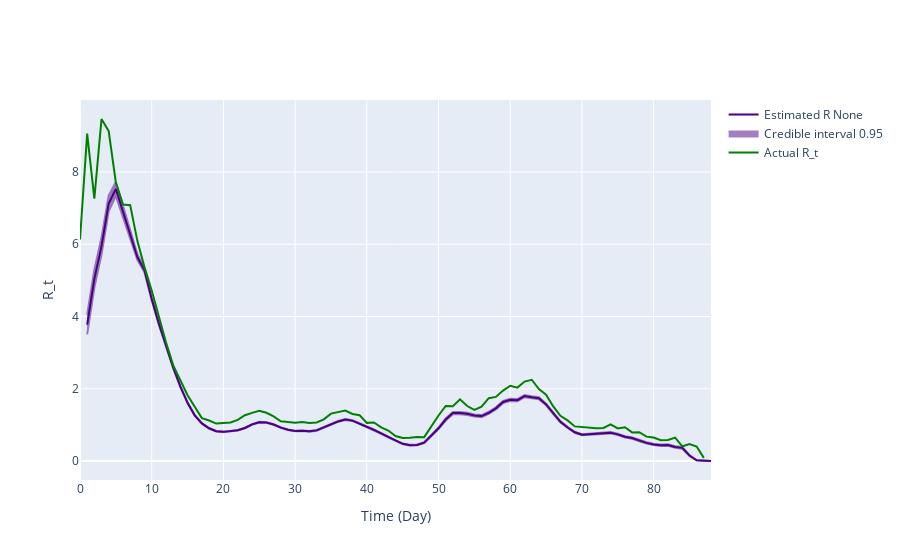

Notebook code for this chart:
### Code cell
gamma_pdf_opt_r02 = gamma.pdf(x, result_r02.x[0], result_r02.x[1], result_r02.x[2])
inference = branchpro.BranchProPosterior(
    inc_data=inc_data_r02,
    daily_serial_interval=gamma_pdf_opt_r02,
    alpha=prior_a,
    beta=prior_b)

inference.run_inference(tau=tau)
intervals = inference.get_intervals(central_prob=.95)

fig = plot_rt_fig(intervals, true_rt_r02[2:-1], gamma_pdf_opt_r02, end_time_point)
pio.write_image(fig.figure, 'kg_inference_plots/predicted_vs_true_rt_r02_optimal.png')
fig.show_figure()

### Figure 1 — Plotly figure (JSON) as saved in the notebook; plotly's stock layout.template omitted (floating-point values rounded to 4 significant figures; data arrays with more than 128 entries replaced by an {"elided": "..."} marker saying what was removed)
{"data": [{"line": {"color": "indigo"}, "mode": "lines", "name": "Estimated R None", "type": "scatter", "x": [1, 2, 3, 4, 5, 6, 7, 8, 9, 10, 11, 12, 13, 14, 15, 16, 17, 18, 19, 20, 21, 22, 23, 24, 25, 26, 27, 28, 29, 30, 31, 32, 33, 34, 35, 36, 37, 38, 39, 40, 41, 42, 43, 44, 45, 46, 47, 48, 49, 50, 51, 52, 53, 54, 55, 56, 57, 58, 59, 60, 61, 62, 63, 64, 65, 66, 67, 68, 69, 70, 71, 72, 73, 74, 75, 76, 77, 78, 79, 80, 81, 82, 83, 84, 85, 86, 87, 88], "y": [3.773, 5.042, 5.947, 7.126, 7.528, 6.879, 6.291, 5.646, 5.276, 4.485, 3.801, 3.176, 2.585, 2.058, 1.609, 1.265, 1.042, 0.9056, 0.8229, 0.8062, 0.8201, 0.8534, 0.9134, 1.013, 1.073, 1.066, 1.01, 0.9245, 0.8667, 0.8307, 0.8366, 0.8205, 0.8476, 0.9218, 1.012, 1.095, 1.148, 1.118, 1.036, 0.952, 0.862, 0.7633, 0.66, 0.5625, 0.4765, 0.4367, 0.445, 0.5093, 0.7012, 0.9058, 1.148, 1.325, 1.327, 1.306, 1.259, 1.243, 1.333, 1.457, 1.633, 1.694, 1.684, 1.796, 1.764, 1.737, 1.565, 1.314, 1.086, 0.9282, 0.796, 0.7252, 0.7396, 0.7636, 0.7651, 0.7821, 0.7372, 0.6696, 0.6354, 0.5664, 0.5015, 0.4596, 0.4368, 0.442, 0.3866, 0.3631, 0.1508, 0.01898, 5.331e-05, 0.0]}, {"fill": "toself", "fillcolor": "indigo", "line": {"color": "indigo"}, "mode": "lines", "name": "Credible interval 0.95", "opacity": 0.5, "showlegend": true, "type": "scatter", "x": {"elided": "176 int values"}, "y": {"elided": "176 float values"}}, {"line": {"color": "green"}, "mode": "lines", "name": "Actual R_t", "type": "scatter", "x": [0, 1, 2, 3, 4, 5, 6, 7, 8, 9, 10, 11, 12, 13, 14, 15, 16, 17, 18, 19, 20, 21, 22, 23, 24, 25, 26, 27, 28, 29, 30, 31, 32, 33, 34, 35, 36, 37, 38, 39, 40, 41, 42, 43, 44, 45, 46, 47, 48, 49, 50, 51, 52, 53, 54, 55, 56, 57, 58, 59, 60, 61, 62, 63, 64, 65, 66, 67, 68, 69, 70, 71, 72, 73, 74, 75, 76, 77, 78, 79, 80, 81, 82, 83, 84, 85, 86, 87, 88, 89, 90], "y": [6.132, 9.063, 7.261, 9.466, 9.131, 7.71, 7.097, 7.081, 6.093, 5.359, 4.72, 3.978, 3.279, 2.646, 2.212, 1.822, 1.504, 1.186, 1.119, 1.036, 1.05, 1.064, 1.139, 1.267, 1.333, 1.39, 1.336, 1.234, 1.099, 1.084, 1.058, 1.082, 1.052, 1.067, 1.152, 1.311, 1.362, 1.396, 1.301, 1.267, 1.056, 1.067, 0.9295, 0.843, 0.6916, 0.6365, 0.6428, 0.6644, 0.66, 0.9727, 1.26, 1.522, 1.517, 1.707, 1.522, 1.416, 1.503, 1.74, 1.775, 1.95, 2.083, 2.031, 2.198, 2.249, 1.99, 1.837, 1.51, 1.249, 1.124, 0.9575, 0.9383, 0.929, 0.9071, 0.9147, 1.012, 0.9015, 0.9334, 0.7918, 0.7972, 0.6738, 0.6496, 0.574, 0.5822, 0.6491, 0.4074, 0.471, 0.4017, 0.08589]}], "layout": {"hovermode": "x unified", "xaxis": {"title": {"text": "Time (Day)"}}, "yaxis": {"title": {"text": "R_t"}}}}
